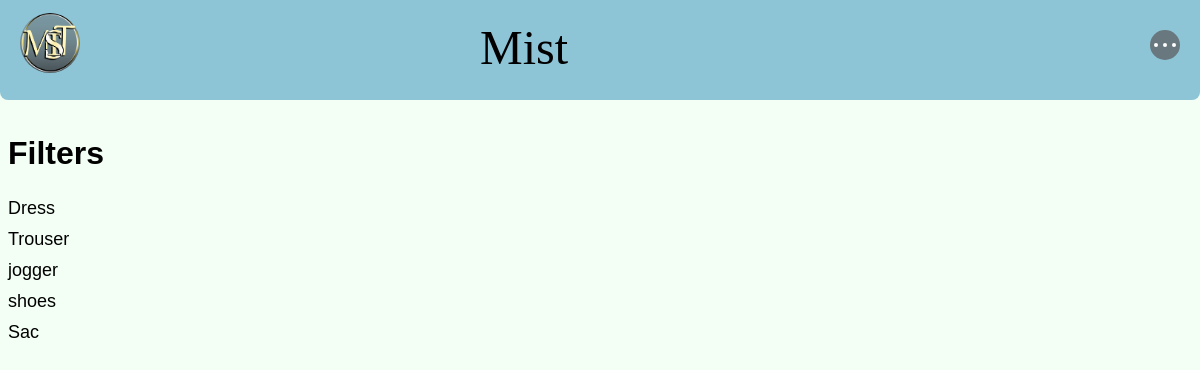
Screenshot of /filters/ with the database file from the repository.
### shopApp/models.py (models this page shows, shortened)
class ProductType(models.Model):
  type = models.CharField(max_length=20)

### shopApp/views.py (the view)
# urls.py: path('filters/', filters, name='filters')
def filters(request):
  types = ProductType.objects.all()
  context = {'types': types}
  return render(request, 'filters.html', context)

### templates/filters.html (shortened to what this page needs)
<!DOCTYPE html>
<head>
</head>
<body>
  {% include 'header.html' %}
  {% block content %}
  <h2>Filters</h2>
  {% for type in types %}
    <div class="type">
      <a href="{% url 'home' %}?q={{type.type}}">{{type.type}}</a>
    </div>
  {% endfor %}
  {% endblock content %}
</body>

### static/scripts/css/header.css (style rules this page uses)
body { padding-top: 100px; background-color: rgb(243, 255, 245); }

### static/scripts/css/home.css (style rules this page uses)
* { text-decoration: none; color: black; font-family: Arial, Helvetica, sans-serif; }
h2 { font-size: xx-large; }
.type { margin-top: 10px; font-size: large; }

### rows the page displays
ProductType: type "Dress"
ProductType: type "Trouser"
ProductType: type "jogger"
ProductType: type "shoes"
ProductType: type "Sac"
